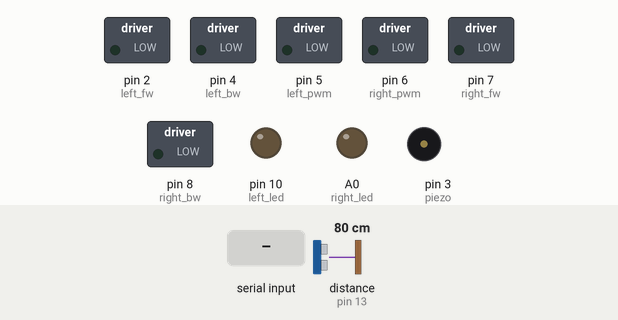
A sketch run on a simulated Arduino Uno, built with avr-gcc and run on an emulated ATmega328P. On the bench: switched loads named in the sketch (green lamp = pin HIGH), output pins drawn as LEDs (lit = HIGH), buzzer (waves = sounding). Dashed ring = blinking. The test bench sets the inputs (shaded band); at power-on: distance to the obstacle (sensor on pin 13) 80 cm. The echo pulse lasts 58.3 µs per cm; random numbers use the default seed unless the sketch sets one; pins used as bus, display or sensor lines are not drawn.

Above: at 3.2 s.
3.3 s: "4" received over the second serial link
At 3.74 s:
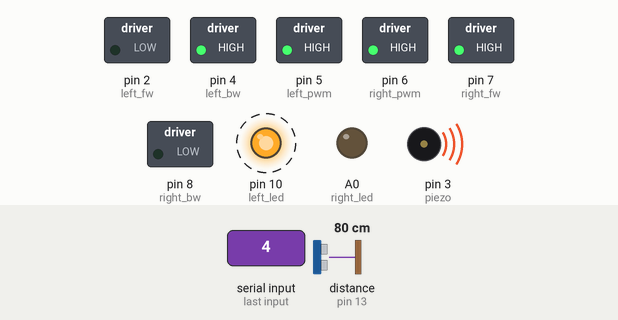
6.3 s: "2" received over the second serial link
At 6.7 s:
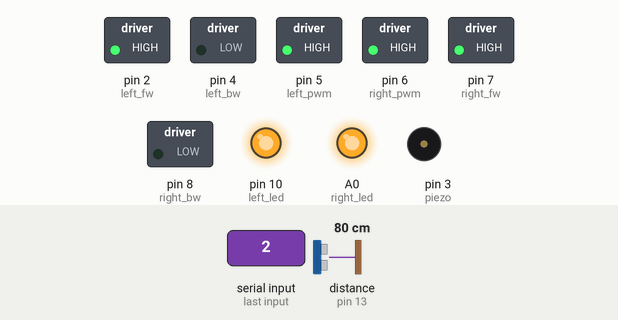
7.8 s: "6" received over the second serial link
At 8.24 s:
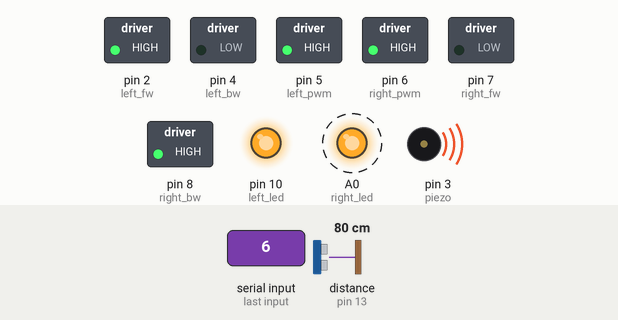
10.8 s: "5" received over the second serial link
At 11.3 s:
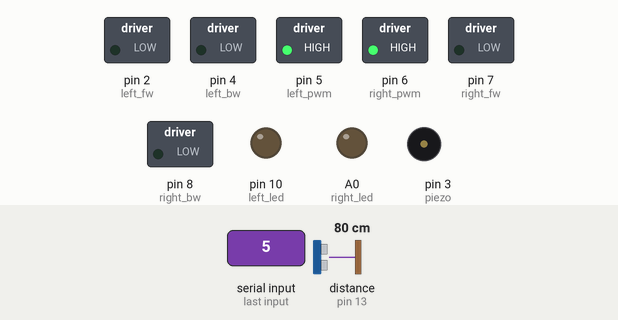
12.3 s: "8" received over the second serial link
At 12.45 s:
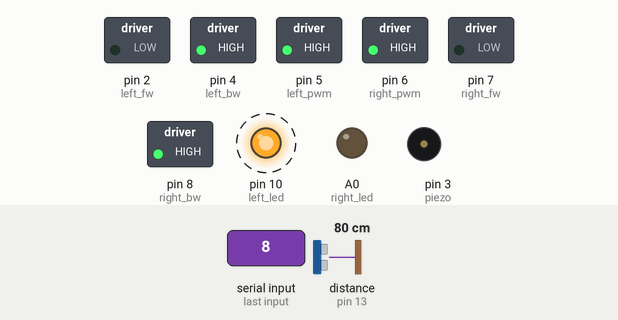
15.3 s: "A" received over the second serial link
At 16.0 s:
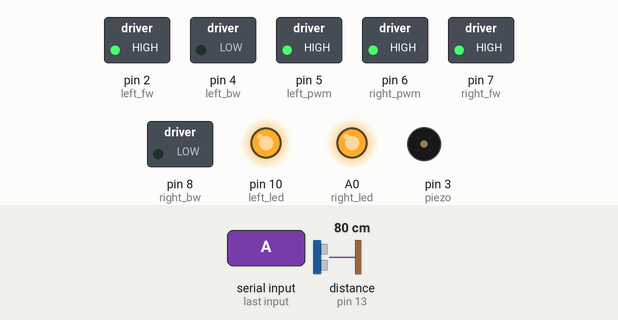
Timing chart, 0 to 17.8 s (numbered marks = the images above; inputs shaded):
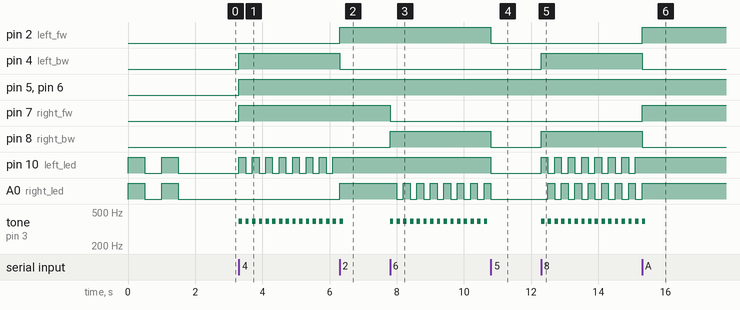

Measured:
- after the input at 3.3 s, pin 4 (left_bw), pin 5 (left_pwm), pin 6 (right_pwm), pin 7 (right_fw): LOW → HIGH at once; pin 10 (left_led): alternates HIGH for 0.20 s and LOW for 0.20 s, starting at once; tone on pin 3 (piezo): alternates 392 Hz for 0.10 s and silent for 0.10 s, starting at once
- after the input at 6.3 s, pin 2 (left_fw), A0 (right_led): LOW → HIGH at once; pin 4 (left_bw): HIGH → LOW at once
- after the input at 7.8 s, pin 7 (right_fw): HIGH → LOW at once; pin 8 (right_bw): LOW → HIGH at once; A0 (right_led): alternates HIGH for 0.20 s and LOW for 0.20 s, starting after 0.20 s; tone on pin 3 (piezo): alternates 392 Hz for 0.10 s and silent for 0.10 s, starting at once
- after the input at 10.8 s, pin 2 (left_fw), pin 8 (right_bw), pin 10 (left_led): HIGH → LOW at once
- after the input at 12.3 s, pin 4 (left_bw), pin 8 (right_bw): LOW → HIGH at once; pin 10 (left_led): alternates HIGH for 0.20 s and LOW for 0.20 s, starting at once; A0 (right_led): alternates HIGH for 0.20 s and LOW for 0.20 s, starting after 0.20 s; tone on pin 3 (piezo): alternates 392 Hz for 0.10 s and silent for 0.10 s, starting at once
- after the input at 15.3 s, pin 2 (left_fw), pin 7 (right_fw): LOW → HIGH at once; pin 4 (left_bw), pin 8 (right_bw): HIGH → LOW at once

The sketch:

f00_spider_bluetooth.ino
```cpp
#include <SoftwareSerial.h>
int bluetoothTx = A4;
int bluetoothRx = A5;
SoftwareSerial Bluetooth(bluetoothTx,bluetoothRx);
char cmd;

int left_fw=2;   //DC모터 A 전진
int left_bw=4;   //DC모터 A 후진
int right_fw=7;   //DC모터 B 전진
int right_bw=8;  //DC모터 B 후진
int left_pwm=5;
int right_pwm=6;

int trig=12;  //초음파 트리거 핀
int echo=13;  //초음파 에코 핀
int right_led=A0;
int left_led=10;
int piezo=3;
int ledstate=LOW;

float duration;     // 초음파 센서 센싱 시간
float distance;     // 초음파 센서 센싱 거리

const long interval=200;
unsigned long beforetime=0;
unsigned long current_time;

void setup() {
Bluetooth.begin(9600);
pinMode(left_fw,OUTPUT);
pinMode(left_bw,OUTPUT);
pinMode(right_fw,OUTPUT);
pinMode(right_bw,OUTPUT);
pinMode(trig,OUTPUT);
pinMode(echo,INPUT);
pinMode(right_led,OUTPUT);
pinMode(left_led,OUTPUT);
pinMode(piezo,OUTPUT);
randomSeed(analogRead(A2));

digitalWrite(right_led,HIGH);
digitalWrite(left_led,HIGH);
delay(500);
digitalWrite(right_led,LOW);
digitalWrite(left_led,LOW);
delay(500);
digitalWrite(right_led,HIGH);
digitalWrite(left_led,HIGH);
delay(500);
digitalWrite(right_led,LOW);
digitalWrite(left_led,LOW);
delay(500);
}
void forward(){                    // 전진
  digitalWrite(left_fw,1);           // PWM 제어를 통한 모터 속도 제어 (0~255까지 가능)
  digitalWrite(left_bw,0);
  digitalWrite(right_fw,1);
  digitalWrite(right_bw,0);
  analogWrite(left_pwm,255);
  analogWrite(right_pwm,255);
}
void backward(){                   // 후진
  digitalWrite(left_fw,0);
  digitalWrite(left_bw,1);
  digitalWrite(right_fw,0);
  digitalWrite(right_bw,1);
  analogWrite(left_pwm,255);
  analogWrite(right_pwm,255);
}
void left_turn(){                // 좌회전
  digitalWrite(left_fw,0);
  digitalWrite(left_bw,1);
  digitalWrite(right_fw,1);
  digitalWrite(right_bw,0);
  analogWrite(left_pwm,255);
  analogWrite(right_pwm,255);
}
void stop_motor(){               // 멈춤
  digitalWrite(left_fw,0);
  digitalWrite(left_bw,0);
  digitalWrite(right_fw,0);
  digitalWrite(right_bw,0);
  digitalWrite(right_led,LOW);
  digitalWrite(left_led,LOW);
}
void right_turn(){               // 우회전
  digitalWrite(left_fw,1);
  digitalWrite(left_bw,0);
  digitalWrite(right_fw,0);
  digitalWrite(right_bw,1);
  analogWrite(left_pwm,255);
  analogWrite(right_pwm,255);
}
void left_Blink(){
   unsigned long current_time = millis();
    if(current_time-beforetime >= interval){
      if(ledstate==LOW){
        ledstate=HIGH;
      }else{
        ledstate=LOW;
      }
    digitalWrite(left_led,ledstate);
    tone(piezo,392,100);
     beforetime = current_time;
    }
}
void right_Blink(){
    unsigned long current_time = millis();
    if(current_time-beforetime >= interval){
      if(ledstate==LOW){
        ledstate=HIGH;
      }else{
        ledstate=LOW;
      }
    digitalWrite(right_led,ledstate);
    tone(piezo,392,100);
     beforetime = current_time;
    }
}
void back_Blink(){
    unsigned long current_time = millis();
    if(current_time-beforetime >= interval){
      if(ledstate==LOW){
        ledstate=HIGH;
      }else{
        ledstate=LOW;
      }
    digitalWrite(right_led,ledstate);
    digitalWrite(left_led,!ledstate);
    tone(piezo,392,100);
     beforetime = current_time;
    }
}
void Automatic_driving(){
  digitalWrite(trig,HIGH);          // 초음파센서 트리거핀에서 초음파 발생
  delayMicroseconds(10);
  digitalWrite(trig,LOW);
  duration = pulseIn(echo,HIGH);     // pulsIn함수는 (핀번호,핀상태)형식으로 사용하며 핀상태가 변할때 핀상태가 유지되었던
                                     //시간을 계산해주는 함수이다.(pulseIn에서"I"는 대문자 i)초음파가 장애물에 부딫치고
                                     //다시 반사되어서 에코핀으로 돌아오는 시간(에코핀이 HIGH 상태를 유지하다가 반사된 초음파가
                                     //들어오면 LOW상태로 변하게 되는데 이때 에코핀이 HIGH상태였던 시간)을 계산하여
                                     //백만분의 1초단위로(ms마이크로세컨드) 반환해준다
  distance = (duration/2)*0.0343;  // 위에서 반환된 시간값을 이용해 거리값을 계산하는 식(음파의 속도는 343m/s => 34300cm/1000000ms => 0.0343cm/1ms)
  Serial.print(distance);   // 거리값 출력
  Serial.println("cm");     //(println에서 "l"은 소문자 L) 문자 "cm"출력

  if(distance>20){    // 거리값이 20cm보다 크면
      forward();      // 전진
      digitalWrite(right_led,HIGH);
      digitalWrite(left_led,HIGH);
    }
    if(distance<=20){    // 거리값이 20cm보다 작으면
      stop_motor();      // 모터 정지
      delay(100);        //0.1초 기다림
      backward();        //후진
      tone(piezo,392,100);
      delay(200);
      tone(piezo,392,100);
      digitalWrite(right_led,HIGH);
      digitalWrite(left_led,HIGH);
      delay(1400);       //2초동안
      stop_motor();      // 모터 정지
      delay(100);        //0.1초 기다림
      long direction = random(0,2);    // 0 또는 1  난수 생성하여 방향값 반환
        if(direction==0){               // 반환값이 "0"이면
          right_turn();                 // 우회전
          tone(piezo,392,100);
          digitalWrite(right_led,HIGH);
          delay(2000);
          stop_motor();
          }else{                          // 반환값이 "1"이면
          left_turn();                  // 좌회전
          digitalWrite(left_led,HIGH);
          tone(piezo,392,100);
          delay(2000);
          stop_motor();
         }
    }
}
void loop(){
 if(Bluetooth.available()){
  cmd = Bluetooth.read();
  }
  if(cmd == '2'){
     forward();
      digitalWrite(right_led,HIGH);
      digitalWrite(left_led,HIGH);
    }

  if(cmd == '4'){                 //좌회전
     left_turn();
     left_Blink();
    }


  if(cmd == '6'){                 //우회전
    right_turn();
    right_Blink();
  }

  if(cmd == '5'){                 //정지
    stop_motor();

  }

  if(cmd == '8'){                 //후진
    backward();
    back_Blink();
  }
   if(cmd =='A'){                 //자율주행
    Automatic_driving();
  }
}
```
